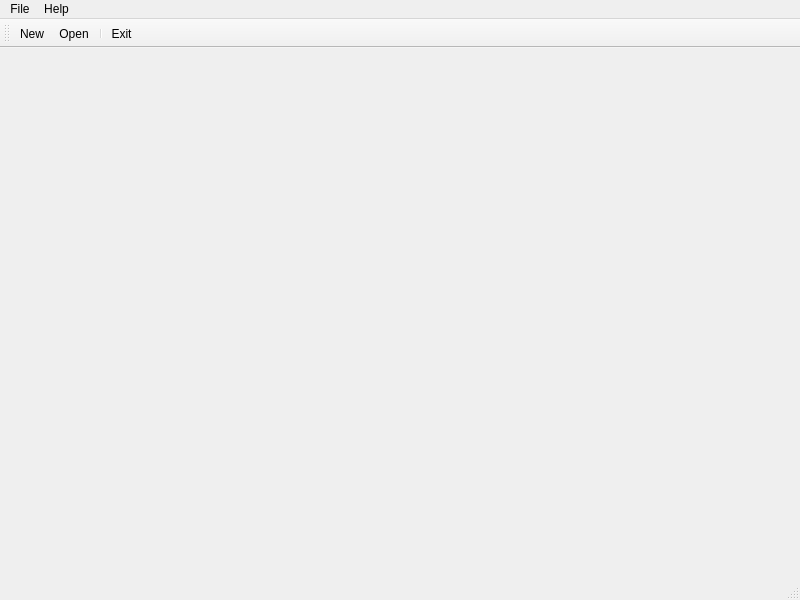
<?xml version="1.0" encoding="UTF-8"?>
<ui version="4.0">
 <class>MainWindow</class>
 <widget class="QMainWindow" name="MainWindow">
  <property name="geometry">
   <rect>
    <x>0</x>
    <y>0</y>
    <width>800</width>
    <height>600</height>
   </rect>
  </property>
  <property name="windowTitle">
   <string>MainWindow</string>
  </property>
  <widget class="QWidget" name="centralwidget"/>
  <widget class="QMenuBar" name="menubar">
   <property name="geometry">
    <rect>
     <x>0</x>
     <y>0</y>
     <width>800</width>
     <height>21</height>
    </rect>
   </property>
   <widget class="QMenu" name="menuFile">
    <property name="title">
     <string>File</string>
    </property>
    <addaction name="actionNew"/>
    <addaction name="actionOpen"/>
    <addaction name="separator"/>
    <addaction name="actionExit"/>
   </widget>
   <widget class="QMenu" name="menuHelp">
    <property name="title">
     <string>Help</string>
    </property>
    <widget class="QMenu" name="menuAbout">
     <property name="title">
      <string>About</string>
     </property>
     <addaction name="actionAbout_Software"/>
     <addaction name="actionAbout_Qt"/>
    </widget>
    <addaction name="menuAbout"/>
   </widget>
   <addaction name="menuFile"/>
   <addaction name="menuHelp"/>
  </widget>
  <widget class="QStatusBar" name="statusbar"/>
  <widget class="QToolBar" name="toolBar">
   <property name="windowTitle">
    <string>toolBar</string>
   </property>
   <property name="toolButtonStyle">
    <enum>Qt::ToolButtonTextUnderIcon</enum>
   </property>
   <attribute name="toolBarArea">
    <enum>TopToolBarArea</enum>
   </attribute>
   <attribute name="toolBarBreak">
    <bool>true</bool>
   </attribute>
   <addaction name="actionNew"/>
   <addaction name="actionOpen"/>
   <addaction name="separator"/>
   <addaction name="actionExit"/>
  </widget>
  <action name="actionNew">
   <property name="icon">
    <iconset resource="icons.qrc">
     <normaloff>:/icons/facebook.png</normaloff>:/icons/facebook.png</iconset>
   </property>
   <property name="text">
    <string>New</string>
   </property>
   <property name="toolTip">
    <string>Click here to create a new project</string>
   </property>
   <property name="statusTip">
    <string>Create a new project</string>
   </property>
   <property name="shortcut">
    <string>Ctrl+N</string>
   </property>
  </action>
  <action name="actionOpen">
   <property name="icon">
    <iconset resource="icons.qrc">
     <normaloff>:/icons/linkedin.png</normaloff>:/icons/linkedin.png</iconset>
   </property>
   <property name="text">
    <string>Open</string>
   </property>
   <property name="statusTip">
    <string>Open an existing project</string>
   </property>
  </action>
  <action name="actionExit">
   <property name="icon">
    <iconset resource="icons.qrc">
     <normaloff>:/icons/linux.png</normaloff>:/icons/linux.png</iconset>
   </property>
   <property name="text">
    <string>Exit</string>
   </property>
  </action>
  <action name="actionAbout_Software">
   <property name="icon">
    <iconset resource="icons.qrc">
     <normaloff>:/icons/youtube.png</normaloff>:/icons/youtube.png</iconset>
   </property>
   <property name="text">
    <string>About Software</string>
   </property>
  </action>
  <action name="actionAbout_Qt">
   <property name="text">
    <string>About Qt</string>
   </property>
  </action>
 </widget>
 <resources>
  <include location="icons.qrc"/>
 </resources>
 <connections/>
</ui>
